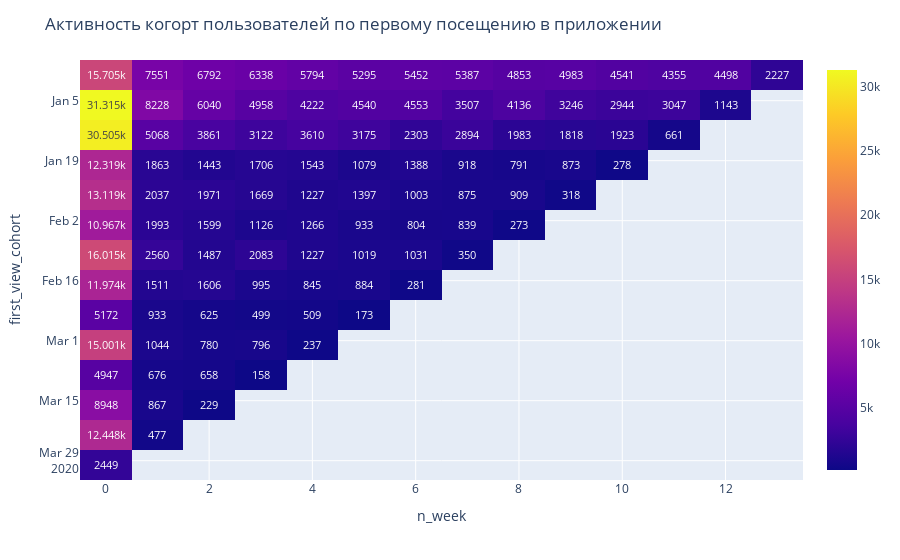

The notebook cell saved with this chart:
### Markdown cell above
## Когортный анализ

### Code cell
# создаем DF с датами первых посещений приложения
first_views = data[data['event'] == 'app_start'].sort_values(
    'date'
    ).drop_duplicates(
        'device_id'
)
# добавляем в основной DF дату первого посещения приложения
data['first_view'] = data['device_id'].map(
    first_views.set_index(
        'device_id'
        )['date']
)
# определяем тип данных даты первого посещения
data['first_view'] = pd.to_datetime(
    data['first_view'], 
    format='%Y-%m-%d'
)
# создаем доп.столбец, где определяем когорта - дату начала недели
data['first_view_cohort'] = data['first_view'].apply(
    lambda x: x + dt.timedelta(
        days=-x.weekday(), 
        weeks=0)
)
# определяем тип данных даты события
data['date'] = pd.to_datetime(
    data['date'], 
    format = '%Y-%m-%d'
)
# создаем доп.столбец с количеством недель со дня первого посещения
data['n_week'] = data['date'] - data['first_view_cohort']
data['n_week'] = data['n_week'].apply(
    lambda x: x.days // 7
)
# меняем тип данных когорты первого посещения на str для создания визуализации
data['first_view_cohort'] = data['first_view_cohort'].apply(
    lambda x: str(x)[:10]
)

# создаем сводную таблицу для визуализации количества пользователей в когортах недели первого посещия
viz_pivot = data.pivot_table(
    index='first_view_cohort', 
    columns='n_week', 
    values='device_id', 
    aggfunc=pd.Series.nunique
)

fig = px.imshow(viz_pivot, 
                text_auto=True)

fig.update_layout(
    title='Активность когорт пользователей по первому посещению в приложении')

fig.show()

### Figure 1 — Plotly figure (JSON) as saved in the notebook; plotly's stock layout.template omitted (floating-point values rounded to 4 significant figures; data arrays with more than 128 entries replaced by an {"elided": "..."} marker saying what was removed)
{"data": [{"coloraxis": "coloraxis", "hovertemplate": "n_week: %{x}<br>first_view_cohort: %{y}<br>color: %{z}<extra></extra>", "name": "0", "texttemplate": "%{z}", "type": "heatmap", "x": [0, 1, 2, 3, 4, 5, 6, 7, 8, 9, 10, 11, 12, 13], "xaxis": "x", "y": ["2019-12-30", "2020-01-06", "2020-01-13", "2020-01-20", "2020-01-27", "2020-02-03", "2020-02-10", "2020-02-17", "2020-02-24", "2020-03-02", "2020-03-09", "2020-03-16", "2020-03-23", "2020-03-30"], "yaxis": "y", "z": {"elided": "14x14 int values"}}], "layout": {"coloraxis": {"colorscale": [[0, "#0d0887"], [0.1111, "#46039f"], [0.2222, "#7201a8"], [0.3333, "#9c179e"], [0.4444, "#bd3786"], [0.5556, "#d8576b"], [0.6667, "#ed7953"], [0.7778, "#fb9f3a"], [0.8889, "#fdca26"], [1, "#f0f921"]]}, "margin": {"t": 60}, "title": {"text": "Активность когорт пользователей по первому посещению в приложении"}, "xaxis": {"anchor": "y", "constrain": "domain", "domain": [0, 1], "scaleanchor": "y", "title": {"text": "n_week"}}, "yaxis": {"anchor": "x", "autorange": "reversed", "constrain": "domain", "domain": [0, 1], "title": {"text": "first_view_cohort"}}}}
